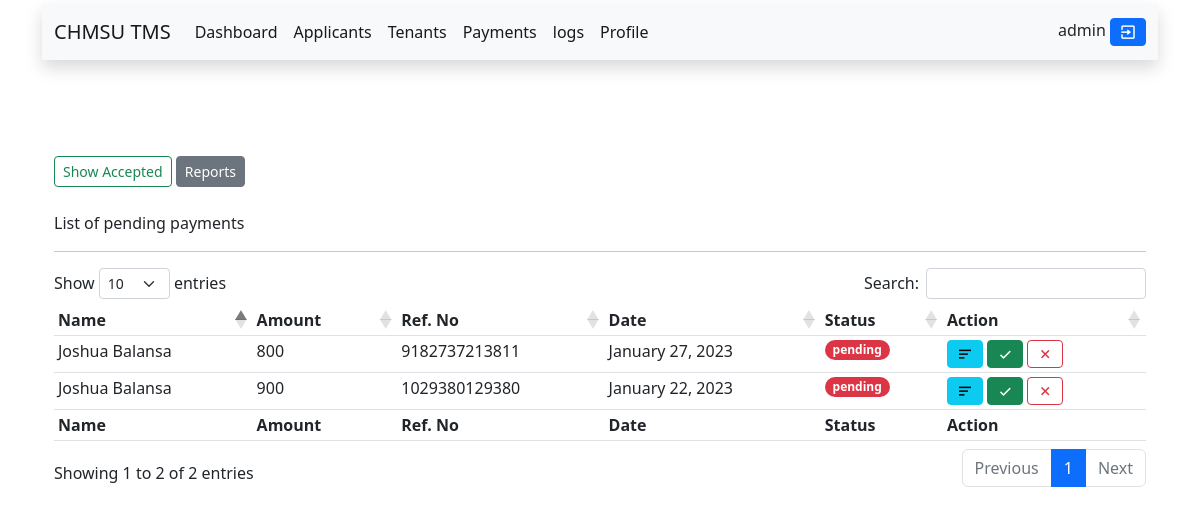
/admin/payments.php (signed in), run on an earlier commit of the app's database.
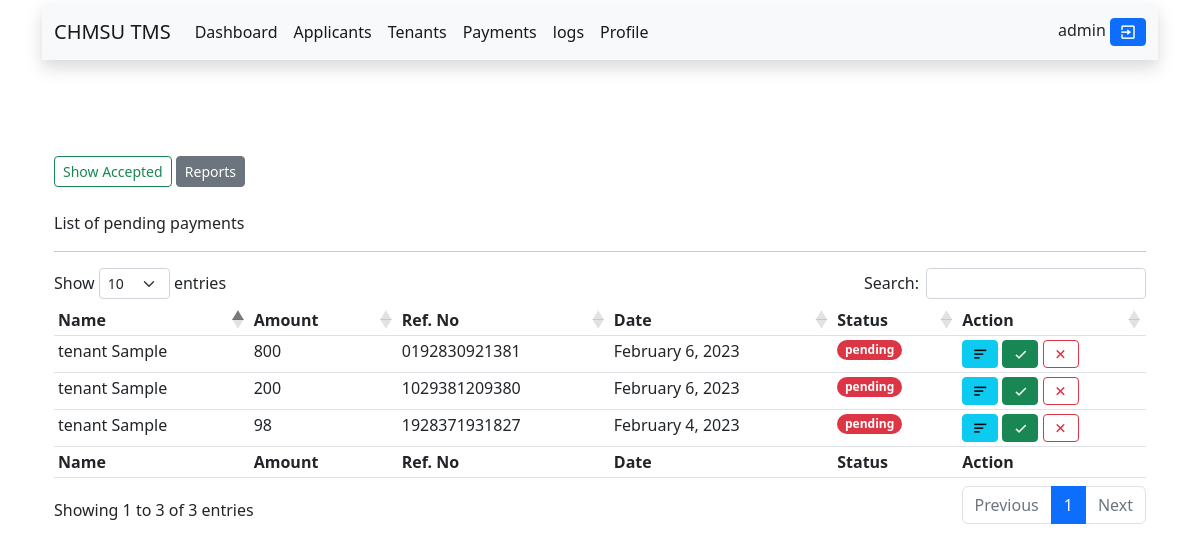
And on a later commit of the database.
### tables this page shows
CREATE TABLE `users` (
  `id` int(11) NOT NULL,
  `username` varchar(255) NOT NULL,
  `password` varchar(255) NOT NULL,
  `date` datetime NOT NULL DEFAULT current_timestamp(),
  `account_type` varchar(255) NOT NULL DEFAULT 'tenant',
  `user_id` int(11) NOT NULL,
  `status` varchar(10) NOT NULL DEFAULT 'active'
);

CREATE TABLE `tenants` (
  `id` int(11) NOT NULL,
  `fname` varchar(100) NOT NULL,
  `midname` varchar(255) NOT NULL,
  `lname` varchar(100) NOT NULL,
  `email` varchar(100) NOT NULL,
  `contact` varchar(11) NOT NULL,
  `birth_date` date NOT NULL,
  `business_type` varchar(100) NOT NULL,
  `address` varchar(255) NOT NULL,
  `l_intent` varchar(255) NOT NULL,
  `s_permit` varchar(255) NOT NULL,
  `b_permit` varchar(255) NOT NULL,
  `h_certificate` varchar(255) NOT NULL,
  `status` varchar(100) NOT NULL DEFAULT 'pending',
  `date` datetime(6) NOT NULL DEFAULT current_timestamp(6)
);

CREATE TABLE `payment` (
  `id` int(11) NOT NULL,
  `amount` varchar(255) NOT NULL,
  `refno` varchar(255) NOT NULL,
  `ref_img` varchar(255) NOT NULL,
  `status` varchar(255) NOT NULL DEFAULT 'pending',
  `date` date DEFAULT current_timestamp(),
  `user_id` int(11) NOT NULL
);

### admin/payments.php (the view, shortened to what this page needs)
<?php
if (isset($_SESSION["id"])) :
    include("../connections.php");
    include("fetch.php");
?>
    <!DOCTYPE html>
    <html lang="en">
    <head>
    </head>
    <body>
        <div class="container">
            <?php
            include("inc/top_nav.php");
            ?>
            <br><br>
            <link rel="stylesheet" href="https://cdn.datatables.net/1.12.1/css/dataTables.bootstrap5.min.css">
            <div class="container">
                <br><br>
                <a href="payment_accepted.php" class="btn-sm btn btn-outline-success">Show Accepted</a>
                <button data-bs-toggle="modal" data-bs-target="#generateReport" class="btn-sm btn btn-secondary">Reports</button>
                <br><br>
                <p>List of pending payments</p>
                <hr>
                <table id="fetch_result" class="table-sm table table-hover">
                    <thead>
                        <tr>
                            <th>Name</th>
                            <th>Amount</th>
                            <th>Ref. No</th>
                            <th>Date</th>
                            <th>Status</th>
                            <th>Action</th>
                        </tr>
                    </thead>
                    <tbody>
                        <?php
                        $get_record = mysqli_query(
                            $connections,
                            "SELECT users.username,users.user_id, tenants.id AS tenantId, tenants.fname, tenants.lname, payment.id, payment.amount, payment.status, payment.refno, payment.ref_img, payment.date
                             FROM ((users INNER JOIN payment ON payment.user_id = users.id)
                            INNER JOIN tenants ON users.user_id = tenants.id) WHERE payment.status='pending' ORDER BY date DESC"
                        );
                        while ($row = mysqli_fetch_assoc($get_record)) :
                            $tenantId = $row["tenantId"];
                            $db_users_userId = $row["user_id"];
                            $db_first_name = $row["fname"];
                            $db_last_name = $row["lname"];
                            $db_amount = $row["amount"];
                            $db_status = $row["status"];
                            $db_refno = $row["refno"];
                            $db_date = $row["date"];
                            $fullname = $db_first_name . " " . $db_last_name;
                        ?>
                            <tr>
                                <td><?php echo $fullname  ?></td>
                                <td><?php echo $db_amount ?></td>
                                <td><?php echo $db_refno ?></td>
                                <td><?php echo date("F j, Y", strtotime($db_date)) ?></td>
                                <td>
                                    <span class="badge rounded-pill text-bg-danger">
                                        <?php echo $db_status ?>
                                </td>
                                <td colspan="3">
                                    <a title="View Payment reference" class="btn-sm btn btn-info" href="process.php?viewPaymentInfo=<?php echo $db_payment_id = $row["id"]; ?>">
                                        <i class='bx bx-menu-alt-left'></i>
                                    </a>
                                    <a title="Accept Payment" href="process.php?paymentAccept=<?php echo $db_payment_id; ?>&tenantId=<?php echo $tenantId  ?>" class="btn-sm btn btn-success"><i class='bx bx-check'></i></a>
                                    <a title="Reject Payment" href="mail/paymentReject.php?tenantId=<?php echo $db_users_userId; ?>&paymentId=<?php echo $db_payment_id ?>" class="btn-sm btn btn-outline-danger"><i class='bx bx-x'></i></a>
                                </td>
                            </tr>
                        <?php endwhile; ?>
                    </tbody>
                    <tfoot>
                        <tr>
                            <th>Name</th>
                            <th>Amount</th>
                            <th>Ref. No</th>
                            <th>Date</th>
                            <th>Status</th>
                            <th>Action</th>
                        </tr>
                    </tfoot>
                </table>
            </div>
            <link rel="stylesheet" href="https://cdn.datatables.net/buttons/2.2.3/css/buttons.dataTables.min.css">
        </div>
    </body>
    </html>
<?php
else :
    @include "../error.php";
endif;
?>

What changed in the data, as far as the page shows it:
removed users: tenants.fname+lname "Joshua Balansa", payment.amount "800", payment.refno "9182737213811", payment.date "January 27, 2023", payment.status "pending", payment.amount "900", payment.refno "1029380129380", payment.date "January 22, 2023"
added users: tenants.fname+lname "tenant Sample", payment.amount "800", payment.refno "0192830921381", payment.date "February 6, 2023", payment.status "pending", payment.amount "200", payment.refno "1029381209380", payment.amount "98", payment.refno "1928371931827", payment.date "February 4, 2023"
Also different on the page:
text written by a page script: "Show entries Search: Showing 1 to 2 of 2 entries Previous 1 Next" → "Show entries Search: Showing 1 to 3 of 3 entries Previous 1 Next"
